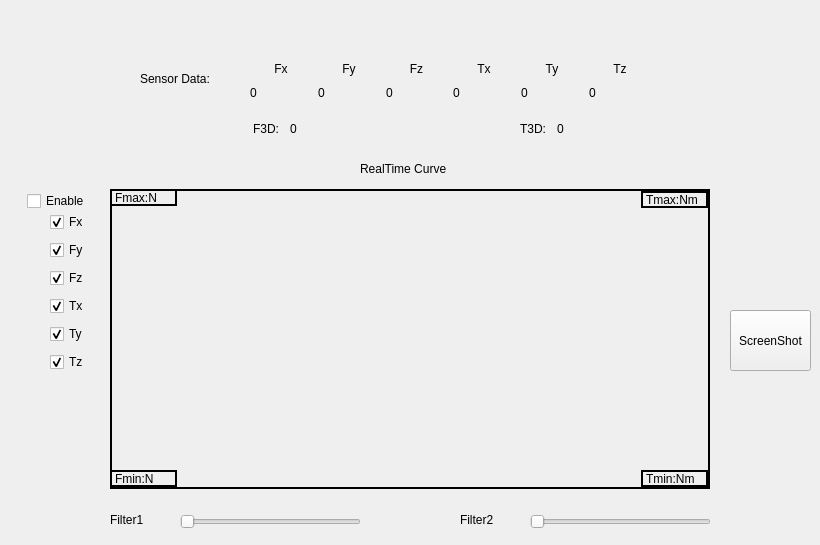
   <widget class="QWidget" name="RealTimeData">
    <attribute name="title">
     <string>RealTime Data</string>
    </attribute>
    <widget class="QWidget" name="gridLayoutWidget_2">
     <property name="geometry">
      <rect>
       <x>250</x>
       <y>60</y>
       <width>401</width>
       <height>42</height>
      </rect>
     </property>
     <layout class="QGridLayout" name="gridLayout_13">
      <item row="1" column="1">
       <widget class="QLabel" name="label_Fx_3">
        <property name="text">
         <string>Fx</string>
        </property>
        <property name="alignment">
         <set>Qt::AlignCenter</set>
        </property>
       </widget>
      </item>
      <item row="1" column="2">
       <widget class="QLabel" name="label_Fy_3">
        <property name="text">
         <string>Fy</string>
        </property>
        <property name="alignment">
         <set>Qt::AlignCenter</set>
        </property>
       </widget>
      </item>
      <item row="1" column="6">
       <widget class="QLabel" name="label_Tz_3">
        <property name="text">
         <string>Tz</string>
        </property>
        <property name="alignment">
         <set>Qt::AlignCenter</set>
        </property>
       </widget>
      </item>
      <item row="1" column="3">
       <widget class="QLabel" name="label_Fz_3">
        <property name="text">
         <string>Fz</string>
        </property>
        <property name="alignment">
         <set>Qt::AlignCenter</set>
        </property>
       </widget>
      </item>
      <item row="1" column="5">
       <widget class="QLabel" name="label_Ty_3">
        <property name="text">
         <string>Ty</string>
        </property>
        <property name="alignment">
         <set>Qt::AlignCenter</set>
        </property>
       </widget>
      </item>
      <item row="1" column="4">
       <widget class="QLabel" name="label_Tx_3">
        <property name="text">
         <string>Tx</string>
        </property>
        <property name="alignment">
         <set>Qt::AlignCenter</set>
        </property>
       </widget>
      </item>
      <item row="2" column="6">
       <widget class="QLabel" name="label_Tz">
        <property name="text">
         <string>0</string>
        </property>
       </widget>
      </item>
      <item row="2" column="4">
       <widget class="QLabel" name="label_Tx">
        <property name="text">
         <string>0</string>
        </property>
       </widget>
      </item>
      <item row="2" column="5">
       <widget class="QLabel" name="label_Ty">
        <property name="text">
         <string>0</string>
        </property>
       </widget>
      </item>
      <item row="2" column="2">
       <widget class="QLabel" name="label_Fy">
        <property name="text">
         <string>0</string>
        </property>
       </widget>
      </item>
      <item row="2" column="3">
       <widget class="QLabel" name="label_Fz">
        <property name="text">
         <string>0</string>
        </property>
       </widget>
      </item>
      <item row="2" column="1">
       <widget class="QLabel" name="label_Fx">
        <property name="text">
         <string>0</string>
        </property>
       </widget>
      </item>
     </layout>
    </widget>
    <widget class="QLabel" name="label_realtimeData">
     <property name="geometry">
      <rect>
       <x>140</x>
       <y>70</y>
       <width>91</width>
       <height>17</height>
      </rect>
     </property>
     <property name="text">
      <string>Sensor Data:</string>
     </property>
    </widget>
    <widget class="QLabel" name="label_filter1">
     <property name="geometry">
      <rect>
       <x>110</x>
       <y>510</y>
       <width>67</width>
       <height>20</height>
      </rect>
     </property>
     <property name="text">
      <string>Filter1</string>
     </property>
    </widget>
    <widget class="QSlider" name="hSFilter1">
     <property name="enabled">
      <bool>false</bool>
     </property>
     <property name="geometry">
      <rect>
       <x>180</x>
       <y>507</y>
       <width>181</width>
       <height>29</height>
      </rect>
     </property>
     <property name="maximum">
      <number>10</number>
     </property>
     <property name="value">
      <number>0</number>
     </property>
     <property name="orientation">
      <enum>Qt::Horizontal</enum>
     </property>
    </widget>
    <widget class="QLabel" name="label_filter2">
     <property name="geometry">
      <rect>
       <x>460</x>
       <y>510</y>
       <width>51</width>
       <height>20</height>
      </rect>
     </property>
     <property name="text">
      <string>Filter2</string>
     </property>
    </widget>
    <widget class="QSlider" name="hSFilter2">
     <property name="enabled">
      <bool>false</bool>
     </property>
     <property name="geometry">
      <rect>
       <x>530</x>
       <y>507</y>
       <width>181</width>
       <height>29</height>
      </rect>
     </property>
     <property name="maximum">
      <number>10</number>
     </property>
     <property name="orientation">
      <enum>Qt::Horizontal</enum>
     </property>
    </widget>
    <widget class="QFrame" name="paintFrame">
     <property name="geometry">
      <rect>
       <x>110</x>
       <y>189</y>
       <width>600</width>
       <height>300</height>
      </rect>
     </property>
     <property name="styleSheet">
      <string notr="true">QFrame{
border-width:2px;
border-style:solid;
border-color:black;
}</string>
     </property>
     <property name="frameShape">
      <enum>QFrame::Panel</enum>
     </property>
     <property name="frameShadow">
      <enum>QFrame::Plain</enum>
     </property>
     <widget class="QLabel" name="label_Fmax">
      <property name="geometry">
       <rect>
        <x>0</x>
        <y>0</y>
        <width>67</width>
        <height>17</height>
       </rect>
      </property>
      <property name="text">
       <string>Fmax:N</string>
      </property>
     </widget>
     <widget class="QLabel" name="label_Fmin">
      <property name="geometry">
       <rect>
        <x>0</x>
        <y>281</y>
        <width>67</width>
        <height>17</height>
       </rect>
      </property>
      <property name="text">
       <string>Fmin:N</string>
      </property>
     </widget>
     <widget class="QLabel" name="label_Tmax">
      <property name="geometry">
       <rect>
        <x>531</x>
        <y>2</y>
        <width>67</width>
        <height>17</height>
       </rect>
      </property>
      <property name="text">
       <string>Tmax:Nm</string>
      </property>
     </widget>
     <widget class="QLabel" name="label_Tmin">
      <property name="geometry">
       <rect>
        <x>531</x>
        <y>281</y>
        <width>67</width>
        <height>17</height>
       </rect>
      </property>
      <property name="text">
       <string>Tmin:Nm</string>
      </property>
     </widget>
    </widget>
    <widget class="QCheckBox" name="cBRealTime">
     <property name="enabled">
      <bool>true</bool>
     </property>
     <property name="geometry">
      <rect>
       <x>27</x>
       <y>190</y>
       <width>81</width>
       <height>22</height>
      </rect>
     </property>
     <property name="text">
      <string>Enable</string>
     </property>
     <property name="checkable">
      <bool>true</bool>
     </property>
    </widget>
    <widget class="QLabel" name="label">
     <property name="geometry">
      <rect>
       <x>360</x>
       <y>160</y>
       <width>141</width>
       <height>17</height>
      </rect>
     </property>
     <property name="styleSheet">
      <string notr="true">QLable{
color:white;
}</string>
     </property>
     <property name="text">
      <string>RealTime Curve</string>
     </property>
    </widget>
    <widget class="QWidget" name="verticalLayoutWidget">
     <property name="geometry">
      <rect>
       <x>50</x>
       <y>210</y>
       <width>51</width>
       <height>170</height>
      </rect>
     </property>
     <layout class="QVBoxLayout" name="verticalLayout">
      <item>
       <widget class="QCheckBox" name="cB_Fx">
        <property name="enabled">
         <bool>true</bool>
        </property>
        <property name="text">
         <string>Fx</string>
        </property>
        <property name="checked">
         <bool>true</bool>
        </property>
       </widget>
      </item>
      <item>
       <widget class="QCheckBox" name="cB_Fy">
        <property name="enabled">
         <bool>true</bool>
        </property>
        <property name="text">
         <string>Fy</string>
        </property>
        <property name="checked">
         <bool>true</bool>
        </property>
       </widget>
      </item>
      <item>
       <widget class="QCheckBox" name="cB_Fz">
        <property name="enabled">
         <bool>true</bool>
        </property>
        <property name="text">
         <string>Fz</string>
        </property>
        <property name="checked">
         <bool>true</bool>
        </property>
       </widget>
      </item>
      <item>
       <widget class="QCheckBox" name="cB_Tx">
        <property name="enabled">
         <bool>true</bool>
        </property>
        <property name="text">
         <string>Tx</string>
        </property>
        <property name="checked">
         <bool>true</bool>
        </property>
       </widget>
      </item>
      <item>
       <widget class="QCheckBox" name="cB_Ty">
        <property name="enabled">
         <bool>true</bool>
        </property>
        <property name="text">
         <string>Ty</string>
        </property>
        <property name="checked">
         <bool>true</bool>
        </property>
       </widget>
      </item>
      <item>
       <widget class="QCheckBox" name="cB_Tz">
        <property name="enabled">
         <bool>true</bool>
        </property>
        <property name="text">
         <string>Tz</string>
        </property>
        <property name="checked">
         <bool>true</bool>
        </property>
       </widget>
      </item>
     </layout>
    </widget>
    <widget class="QLabel" name="label_2">
     <property name="geometry">
      <rect>
       <x>253</x>
       <y>120</y>
       <width>41</width>
       <height>17</height>
      </rect>
     </property>
     <property name="text">
      <string>F3D:</string>
     </property>
    </widget>
    <widget class="QLabel" name="label_3">
     <property name="geometry">
      <rect>
       <x>520</x>
       <y>120</y>
       <width>41</width>
       <height>17</height>
      </rect>
     </property>
     <property name="text">
      <string>T3D:</string>
     </property>
    </widget>
    <widget class="QLabel" name="label_F3D">
     <property name="geometry">
      <rect>
       <x>290</x>
       <y>120</y>
       <width>67</width>
       <height>17</height>
      </rect>
     </property>
     <property name="text">
      <string>0</string>
     </property>
    </widget>
    <widget class="QLabel" name="label_T3D">
     <property name="geometry">
      <rect>
       <x>557</x>
       <y>120</y>
       <width>67</width>
       <height>17</height>
      </rect>
     </property>
     <property name="text">
      <string>0</string>
     </property>
    </widget>
    <widget class="QPushButton" name="pBScreenShot">
     <property name="geometry">
      <rect>
       <x>730</x>
       <y>310</y>
       <width>81</width>
       <height>61</height>
      </rect>
     </property>
     <property name="text">
      <string>ScreenShot</string>
     </property>
    </widget>
   </widget>
